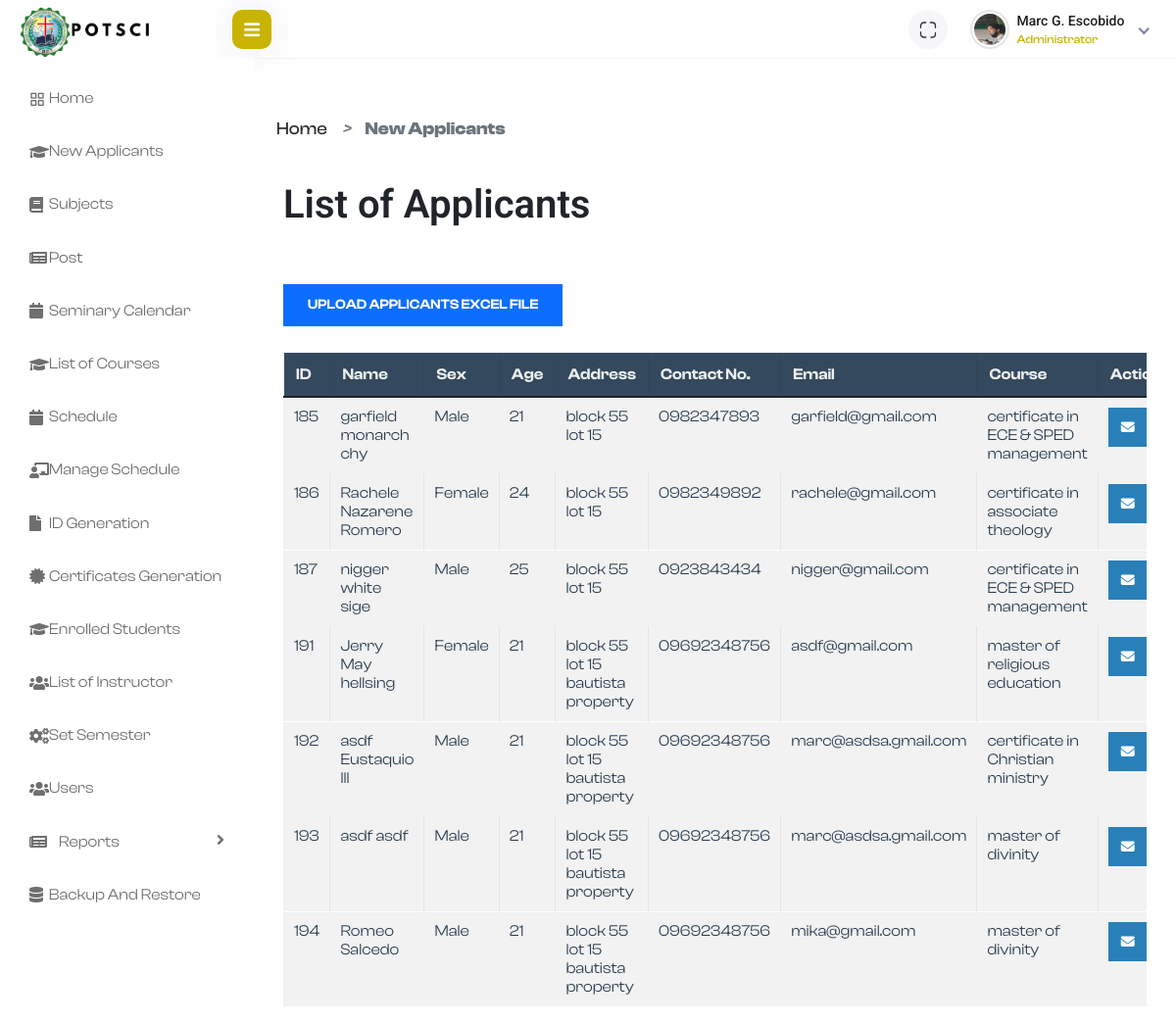
Page /admin/applicants/applicants.php (signed in) on the committed database.
### tables this page shows
CREATE TABLE `applicants` (
  `id` int(11) NOT NULL AUTO_INCREMENT,
  `control_num` varchar(122) NOT NULL,
  `username` varchar(122) NOT NULL,
  `last_name` varchar(122) NOT NULL,
  `given_name` varchar(122) NOT NULL,
  `middle_name` varchar(144) NOT NULL,
  `email` varchar(144) NOT NULL,
  `password` varchar(122) NOT NULL,
  `address` varchar(122) NOT NULL,
  `sex` varchar(144) NOT NULL,
  `date_birth` date NOT NULL,
  `age` int(11) NOT NULL,
  `birthplace` varchar(122) NOT NULL,
  `nationality` varchar(122) NOT NULL,
  `religion` varchar(122) NOT NULL,
  `contact_no` varchar(111) NOT NULL,
  `civil_status` varchar(122) NOT NULL,
  `course_id` int(11) NOT NULL,
  `height` varchar(211) NOT NULL,
  `weight` varchar(122) NOT NULL,
  `church_name` varchar(122) NOT NULL,
  `church_address` varchar(122) NOT NULL,
  `name_pastor` varchar(122) NOT NULL,
  `pastor_no` varchar(111) NOT NULL,
  `ministry_involved` varchar(122) NOT NULL,
  `high_school` varchar(122) NOT NULL,
  `high_year_graduated` year(4) NOT NULL,
  `college_school` varchar(122) NOT NULL,
  `college_course` varchar(122) NOT NULL,
  `college_year_graduated` int(11) NOT NULL,
  `vocational_school` varchar(122) NOT NULL,
  `vocational_course` varchar(122) NOT NULL,
  `vocational_year_graduated` varchar(112) NOT NULL,
  `other_school` varchar(122) NOT NULL,
  `other_school_course` varchar(122) NOT NULL,
  `other_year_graduated` varchar(112) NOT NULL,
  `TOR` varchar(122) NOT NULL,
  `pastor_reco` varchar(122) NOT NULL,
  `stud_image` varchar(122) NOT NULL,
  `form137` varchar(122) NOT NULL,
  `created_at` timestamp NOT NULL DEFAULT current_timestamp(),
  PRIMARY KEY (`id`)
);

CREATE TABLE `course` (
  `course_id` int(11) NOT NULL AUTO_INCREMENT,
  `course_name` varchar(122) NOT NULL,
  `course_level` varchar(122) NOT NULL,
  `pre_requisite` varchar(122) NOT NULL,
  `program_id` int(255) NOT NULL,
  PRIMARY KEY (`course_id`)
);

### admin/applicants/applicants.php (the view, shortened to what this page needs)
<?php
include '../database/db_conn.php';
$sql = "SELECT id, given_name, middle_name, last_name,
               sex, address, age, contact_no,
               email, course.course_name
        FROM applicants
        LEFT JOIN course ON applicants.course_id = course.course_id";
$result = $conn->query($sql);
?>
<link rel="stylesheet" href="../assets/plugins/bootstrap/css/bootstrap.min.css">
<link rel="stylesheet" href="../assets/plugins/feather/feather.css">
<link rel="stylesheet" href="../assets/plugins/icons/flags/flags.css">
<link rel="stylesheet" href="../assets/plugins/fontawesome/css/fontawesome.min.css">
<link rel="stylesheet" href="../assets/plugins/fontawesome/css/all.min.css">
<link rel="stylesheet" href="../assets/css/style.css">
<link rel="stylesheet" href="../assets/css/applicants.css">
<link rel="stylesheet" href="../assets/css/bootstrap-datetimepicker.min.css">
<link rel="stylesheet" href="../assets/plugins/fullcalendar/fullcalendar.min.css">
<link rel="stylesheet" href="https://cdn.datatables.net/1.10.24/css/jquery.dataTables.min.css">
<link rel="stylesheet" href="https://cdnjs.cloudflare.com/ajax/libs/font-awesome/6.4.0/css/all.min.css">
<?php include "../template/template.php"; ?>
<div class="main-wrapper">
    <div class="page-wrapper">
        <div class="content container-fluid">
            <div class="page-header">
                <div class="row">
                    <ul class="breadcrumb">
                        <li><a href="/Admin_Caps/main.php" style="text-decoration: none"; >Home</a></li>
                        <li><i class='bx bx-chevron-right' >></i></li>
                        <li><a class="active" href="/Admin_Caps/applicants/applicants.php">New Applicants</a></li>
                    </ul>
                </div>
                <br><br>
                <div class="" style="margin-top: -2%;">
                    <div class="left" style="display: flex; align-items: center;">
                        <h1>List of Applicants</h1>
                    </div>
                </div>
                <br>
<button type="button" class="btn btn-primary" data-toggle="modal" data-target="#uploadModal">
    Upload Applicants Excel File
</button>
<br><br>
                <div class="table-responsive">
                    <table id="applicantsTable" class="display table table-striped table-bordered" style="width:100%">
                        <thead>
                            <tr>
                                <th>ID</th>
                                <th>Name</th>
                                <th>Sex</th>
                                <th>Age</th>
                                <th>Address</th>
                                <th>Contact No.</th>
                                <th>Email</th>
                                <th>Course</th>
                                <th>Action</th>
                            </tr>
                        </thead>
                        <tbody>
                            <?php
                            if ($result->num_rows > 0) {
                                while ($row = $result->fetch_assoc()) {
                                    echo "<tr>";
                                    echo "<td>" . $row['id'] . "</td>";
                                    $full_name = $row['given_name'] . " " ;
                                    if($row['middle_name'] != 'Not Applicable'){
                                        $full_name .= $row['middle_name'];
                                    }
                                    $full_name .=  " " . $row['last_name'];
                                    echo "<td>" . $full_name . "</td>";
                                    echo "<td>" . $row['sex'] . "</td>";
                                    echo "<td>" . $row['age'] . "</td>";
                                    echo "<td>" . $row['address'] . "</td>";
                                    echo "<td>" . $row['contact_no'] . "</td>";
                                    echo "<td>" . $row['email'] . "</td>";
                                    echo "<td>" . $row['course_name'] . "</td>";
                                    echo "<td>
                                            <div class='action-buttons'>
                                                <button class='btn btn-warning confirm-email' title='Email' data-id='" . $row['id'] . "'>
                                                    <i class='fa-solid fa-envelope'></i>
                                                </button>
                                                <button class='btn btn-success'>
                                                    <a href='profile.php?id=" . $row['id'] . "' style='color: white;' title='View'><i class='fa-solid fa-eye'></i></a>
                                                </button>
                                                <button class='btn btn-warning confirm-btn' title='Confirm' data-id='" . $row['id'] . "'>
                                                    <i class='fa-solid fa-check'></i>
                                                </button>
                                                <button class='btn btn-danger delete-btn' title='Delete' data-id='" . $row['id'] . "'>
                                                    <i class='fa-solid fa-trash'></i>
                                                </button>
                                            </div>
                                        </td>";
                                    echo "</tr>";
                                }
                            } else {
                                echo "<tr><td colspan='9'>No applicants found</td></tr>";
                            }
                            ?>
                        </tbody>
                    </table>
                </div>
            </div>
        </div>
    </div>
</div>
<div class="footer">
    <div class="copyright">
        <p style="font-size: 15px; color: grey;">Pearl of The Orient</p>
    </div>
</div>

### admin/template/template.php (shortened to what this page needs)
<?php
$role = $_SESSION['role'];
?>
<!DOCTYPE html>
<html lang="en">
<head>
    <link rel="stylesheet" href="assets/plugins/bootstrap/css/bootstrap.min.css">
    <link rel="stylesheet" href="assets/plugins/feather/feather.css">
    <link rel="stylesheet" href="assets/plugins/icons/flags/flags.css">
    <link rel="stylesheet" href="assets/plugins/fontawesome/css/fontawesome.min.css">
    <link rel="stylesheet" href="assets/plugins/fontawesome/css/all.min.css">
    <link rel="stylesheet" href="assets/css/style.css">
    <link rel="stylesheet" href="assets/css/bootstrap-datetimepicker.min.css">
    <link rel="stylesheet" href="assets/plugins/fullcalendar/fullcalendar.min.css">
</head>
<body>
    <div class="header">
        <div class="header-left">
            <a href="/Admin_Caps/admin/main.php" class="logo">
                <img src="/Admin_Caps/admin/assets/img/logo2.png" alt="Logo">
            </a>
        </div>
        <div class="menu-toggle">
            <a href="javascript:void(0);" id="toggle_btn">
                <i class="fas fa-bars"></i>
            </a>
        </div>
        <ul class="nav user-menu">
            <li class="nav-item zoom-screen me-2">
                <a href="#" class="nav-link header-nav-list win-maximize" id="fullscreenToggle">
                    <img src="/Admin_Caps/admin/assets/img/icons/header-icon-04.svg" alt="">
                </a>
            </li>
            <li class="nav-item dropdown has-arrow new-user-menus">
                <a href="#" class="dropdown-toggle nav-link" data-bs-toggle="dropdown">
                    <span class="user-img">
                        <img src="/Admin_Caps/admin/assets/img/profiles/<?php echo htmlspecialchars($_SESSION['profile_image'] ?? 'user.png'); ?>" alt="User Image" class="avatar-img rounded-circle">
                        <div class="user-text">
                            <h6><?php echo htmlspecialchars($_SESSION['admin_name']); ?></h6>
                            <p class="text-muted mb-0"><?php echo htmlspecialchars($_SESSION['role']); ?></p>
                        </div>
                    </span>
                </a>
            </li>
        </ul>
    </div>
    <div class="sidebar" id="sidebar">
        <div class="sidebar-inner slimscroll">
            <div id="sidebar-menu" class="sidebar-menu">
                <ul>
                    <li><a href="/Admin_Caps/admin/main.php"><i class="feather-grid"></i> Home</a></li>
                    <?php if ($role === 'Administrator') : ?>
                        <li><a href="/Admin_Caps/admin/applicants/applicants.php"><i class="fas fa-graduation-cap"></i> New Applicants</a></li>
                        <li><a href="/Admin_Caps/admin/subjects/subjects.php"><i class="fas fa-book"></i> Subjects</a></li>
                    <?php endif; ?>
                    <li><a href="/Admin_Caps/admin/events/events.php"><i class="fas fa-newspaper"></i> Post</a></li>
                    <li><a href="/Admin_Caps/admin/calendar/index.php"><i class="fas fa-calendar"></i> Seminary Calendar</a></li>
                    <li><a href="/Admin_Caps/admin/courses/courses.php"><i class="fas fa-graduation-cap"></i> List of Courses</a></li>
                    <li><a href="/Admin_Caps/admin/utilization/utilization.php"><i class="fas fa-calendar"></i> Schedule</a></li>
                    <li><a href="/Admin_Caps/admin/utilization/utilization.php"><i class="fas fa-chalkboard-teacher"></i> Manage Schedule</a></li>
                    <li><a href="/Admin_Caps/admin/diploma/diploma.php"><i class="fas fa-file"></i> ID Generation</a></li>
                    <li><a href="/Admin_Caps/admin/certificate/index.php"><i class="fa fa-certificate"></i> Certificates Generation</a></li>
                    <li><a href="/Admin_Caps/admin/students/students.php"><i class="fas fa-graduation-cap"></i> Enrolled Students</a></li>
                    <li><a href="/Admin_Caps/admin/instructor/instructor.php"><i class="fa fa-users"></i> List of Instructor</a></li>
                    <li><a href="/Admin_Caps/admin/semester/semester.php"><i class="fa fa-cogs"></i> Set Semester</a></li>
                    <li><a href="/Admin_Caps/admin/users/users.php"><i class="fa fa-users"></i> Users</a></li>
                    <li class="submenu">
                        <a href="#" style="text-decoration: none;" onclick="setActiveMenuItem(this)"><i class="fas fa-newspaper"></i> <span>Reports</span> <span
                                class="menu-arrow"></span></a>
                    </li>
                    <li><a href="/Admin_Caps/admin/backup/backup.php"><i class="fas fa-database"></i> Backup And Restore</a></li>
                </ul>
            </div>
        </div>
    </div>

### admin/assets/css/applicants.css (style rules this page uses)
#applicantsTable thead { width: calc(100% - 17%); }
#applicantsTable thead th { background-color: #34495e; color: #ecf0f1; padding: 12px; margin-bottom: 15%; }
#applicantsTable tbody tr:nth-child(even) { background-color: #f2f2f2; }
#applicantsTable tbody tr:nth-child(odd) { background-color: #ffffff; }
#applicantsTable tbody tr td { color: #2c3e50; padding: 10px; }
.btn-warning { background-color: #2980b9 !important; border-color: #2980b9 !important; color: #fff !important; }
ul.breadcrumb { padding: 10px 1px; list-style: none; background-color: #f9f9f9; display: flex; align-items: center; border-radius: 4px; margin-bottom: 20px; }
ul.breadcrumb li { display: inline; font-size: 18px; }
ul.breadcrumb li a { text-decoration: none; padding: 0 5px; }
ul.breadcrumb li i { margin: 0 10px; color: #6c757d; }
ul.breadcrumb li:last-child a { color: #6c757d; pointer-events: none; }
ul.breadcrumb li:last-child a.active { font-weight: bold; }
.table-responsive { overflow-x: hidden; }
.action-buttons { display: flex; gap: 10px; justify-content: center; }
.action-buttons button { display: inline-block; width: 40px; height: 40px; padding: 5px; margin: 0; text-align: center; line-height: 30px; }

### assets/css/style.css (style rules this page uses)
:root { --c-dark: #212529; --c-brand: #4e57d4; --c-brand-light: #6970dd; --c-brand-rgb: 78, 87, 212; --c-body: #727272; --font-base: "ClashDisplay", sans-serif; --box-shadow: 0px 15px 25px rgba(0,0,0,0.08); --transition: all 0.5s ease; }
body { font-family: var(--font-base); line-height: 1.7; color: var(--c-body); }
h1, h2, h3,h4, h5, h6, .h1, .h2, .h3, .h4, .h5, .h6 { font-weight: 600; color: var(--c-dark); }
a { text-decoration: none; color: var(--c-brand); transition: var(--transition); }
img { max-width: 100%; height: auto; }
.btn { font-weight: 600; font-size: 14px; text-transform: uppercase; border-radius: 0; padding: 10px 24px; }
h1 { text-align: center; font-size: 2.5em; margin-bottom: 30px; }

### rows in the picture
applicants: id "185", full_name "garfield monarch chy", sex "Male", age "21", address "block 55 lot 15", contact_no "0982347893", email "garfield@gmail.com", course.course_name "certificate in ECE & SPED management"
applicants: id "186", full_name "Rachele Nazarene Romero", sex "Female", age "24", address "block 55 lot 15", contact_no "0982349892", email "rachele@gmail.com", course.course_name "certificate in associate theology"
applicants: id "187", full_name "nigger white sige", sex "Male", age "25", address "block 55 lot 15", contact_no "0923843434", email "nigger@gmail.com", course.course_name "certificate in ECE & SPED management"
applicants: id "191", full_name "Jerry May hellsing", sex "Female", age "21", address "block 55 lot 15 bautista property", contact_no "09692348756", email "asdf@gmail.com", course.course_name "master of religious education"
applicants: id "192", full_name "asdf Eustaquio III", sex "Male", age "21", address "block 55 lot 15 bautista property", contact_no "09692348756", email "marc@asdsa.gmail.com", course.course_name "certificate in Christian ministry"
applicants: id "193", full_name "asdf asdf", sex "Male", age "21", address "block 55 lot 15 bautista property", contact_no "09692348756", email "marc@asdsa.gmail.com", course.course_name "master of divinity"
applicants: id "194", full_name "Romeo Salcedo", sex "Male", age "21", address "block 55 lot 15 bautista property", contact_no "09692348756", email "mika@gmail.com", course.course_name "master of divinity"

### other values in the picture
$_SESSION['admin_name'] "Marc G. Escobido"
$_SESSION['role'] "Administrator"
